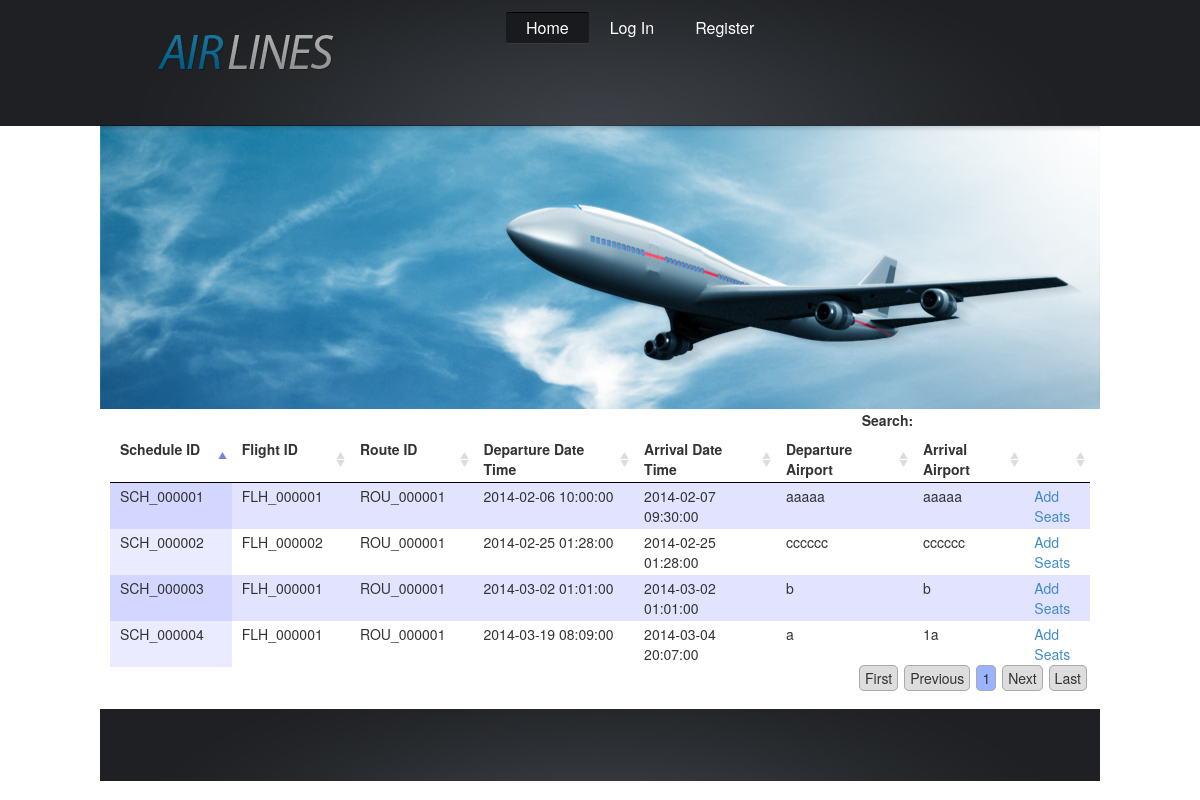
The page /schedules-display.php on the database as committed earlier.
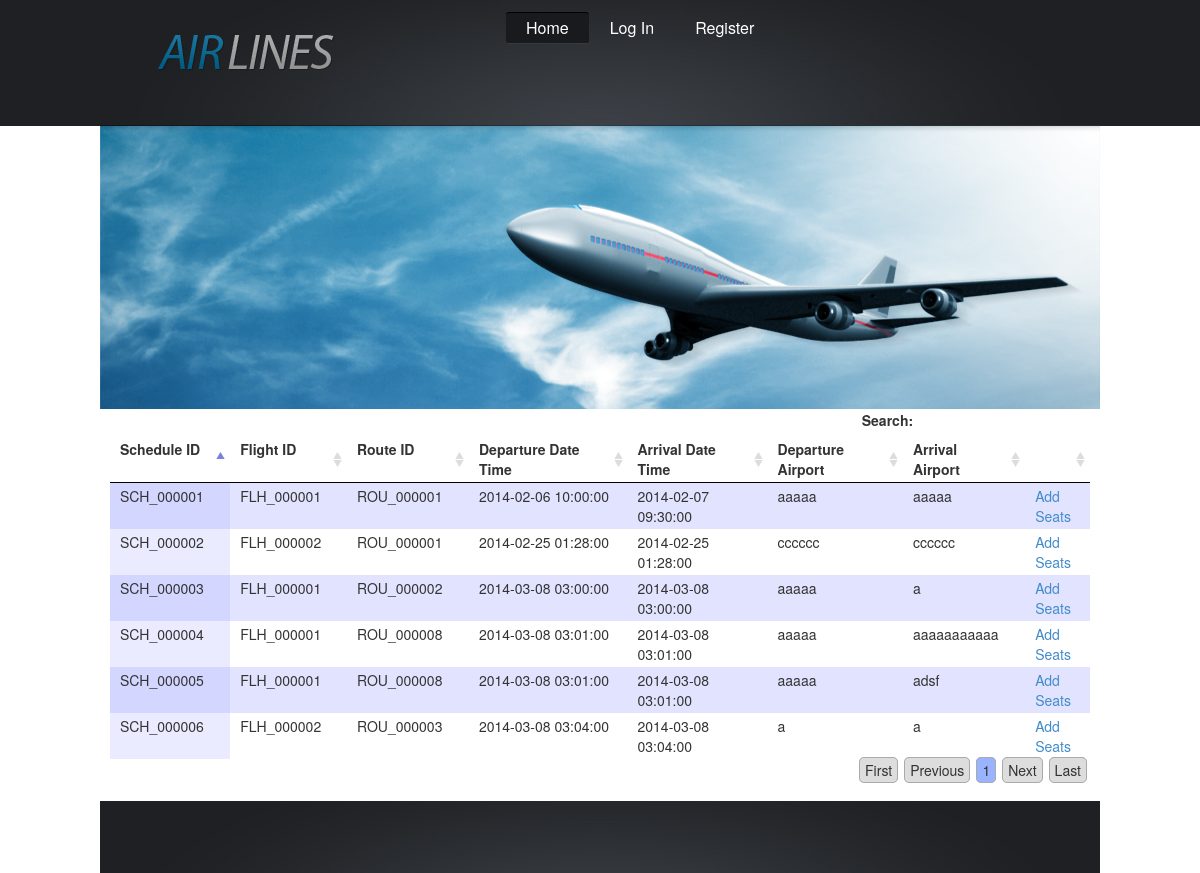
The same page on the database as committed later.
### tables this page shows
CREATE TABLE IF NOT EXISTS `schedules` (
  `schedule_id` varchar(15) NOT NULL,
  `flight_id` varchar(15) NOT NULL,
  `route_id` varchar(15) NOT NULL,
  `departure_datetime` datetime NOT NULL,
  `arrival_datetime` datetime NOT NULL,
  `departure_airport` varchar(50) NOT NULL,
  `arrival_airport` varchar(50) NOT NULL,
  `active` int(1) NOT NULL,
  `remark` varchar(255) NOT NULL,
  PRIMARY KEY (`schedule_id`)
);

### schedules-display.php (the view, shortened to what this page needs)
<?php include('includes/header.php'); ?>
<link href="css/jquery.dataTables.css" rel="stylesheet" type="text/css" />
<div class="row">
    <div class="col-md-12">
        <table id="schedule-table">
            <thead>
            <th>Schedule ID</th>
            <th>Flight ID</th>
            <th>Route ID</th>
            <th>Departure Date Time</th>
            <th>Arrival Date Time</th>
            <th>Departure Airport</th>
            <th>Arrival Airport</th>
            <th></th>
            </thead>
            <tbody>
                <?php
                $sql = "SELECT schedules.* " .
                        "FROM schedules " .
                        "ORDER BY schedule_id";
                $result = mysql_query($sql) or die(mysql_error());
                ?>
                <?php while ($row = mysql_fetch_array($result)) { ?>
                    <tr>
                        <td><?php echo $row['schedule_id']; ?></td>
                        <td><?php echo $row['flight_id']; ?></td>
                        <td><?php echo $row['route_id']; ?></td>
                        <td><?php echo $row['departure_datetime']; ?></td>
                        <td><?php echo $row['arrival_datetime']; ?></td>
                        <td><?php echo $row['departure_airport']; ?></td>
                        <td><?php echo $row['arrival_airport']; ?></td>
                        <td><a href="seat-setup.php?schedule_id=<?php echo $row['schedule_id']; ?>">Add Seats</a></td>
                    </tr>
                <?php } ?>
            </tbody>
        </table>
    </div>
</div>
<?php include('includes/footer.php'); ?>

Rows that differ between the two databases and show on the page:
changed schedules "SCH_000003": route "ROU_000001" → "ROU_000002"; departure_datetime "2014-03-02 01:01:00" → "2014-03-08 03:00:00"; arrival_datetime "2014-03-02 01:01:00" → "2014-03-08 03:00:00"; departure_airport "b" → "aaaaa"; arrival_airport "b" → "a"
changed schedules "SCH_000004": route "ROU_000001" → "ROU_000008"; departure_datetime "2014-03-19 08:09:00" → "2014-03-08 03:01:00"; arrival_datetime "2014-03-04 20:07:00" → "2014-03-08 03:01:00"; departure_airport "a" → "aaaaa"; arrival_airport "1a" → "aaaaaaaaaaa"
added schedules: schedule_id "SCH_000005", flight "FLH_000001", route "ROU_000008", departure_datetime "2014-03-08 03:01:00", arrival_datetime "2014-03-08 03:01:00", departure_airport "aaaaa", arrival_airport "adsf"
added schedules: schedule_id "SCH_000006", flight "FLH_000002", route "ROU_000003", departure_datetime "2014-03-08 03:04:00", arrival_datetime "2014-03-08 03:04:00", departure_airport "a", arrival_airport "a"
